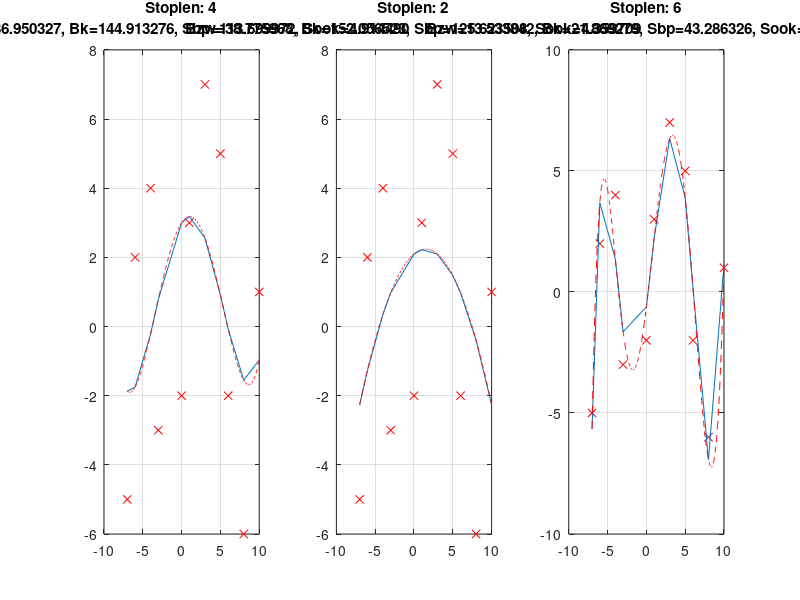

Recreate this plot in MATLAB.
Y=[-5,2,4,-3,-2,3,7,5,-2,-6,1];
X=[-7,-6,-4,-3,0,1,3,5,6,8,10];

function Fun6(X,Y,stopien)
  if length(X)==length(Y)
    n=length(X);
    if stopien<n-1
    A=polyfit(X,Y,stopien);
    Wy=zeros(1,n);
    for i=1:n
      for j=1:stopien+1
        Wy(1,i)=Wy(1,i) + A(1,j)*X(1,i)^(stopien+1-j);
      end
    end
    plot(X,Y,'rx');
    grid on;
    hold on;
    plot(X, Wy);
    
    step=(max(X)-min(X))/1000;
    Ry=zeros(1,1001);
    Rx=zeros(1,1001);
    for i=1:1001
    Rx(1,i)=min(X)+(i-1)*step;
      for j=1:stopien+1
        Ry(1,i)=Ry(1,i) + A(1,j)*Rx(1,i)^(stopien+1-j);
      end
    end
    plot(Rx, Ry,'--r');

    fprintf("Sprawdzenie dla stopnia %i\n",stopien);
    disp("Blad bezwzgledny");
    bzw = 0;
    for i=1:n
      bzw = bzw + abs(Y(i)-Wy(i));
    end
    disp(bzw);
    disp("Blad kwadratowy");
    bk = 0;
    for i=1:n
      bk = bk + (Y(i)-Wy(i)).^2;
    end
    disp(bk);
    disp("Sredni blad procentowy");
    sbp = 0;
    for i=1:n
      sbp = sbp + abs((Y(i)-Wy(i))./Y(i));
    end
    sbp = 1/n * sbp * 100;
    disp(sbp);
    disp("Srednie odchylenie od krzywej");
    sook = 0;
    for i=1:n
      sook = sook + ((Y(i)-Wy(i)).^2);
    end
    sook = sqrt(sook/(n-stopien-1));
    disp(sook);
    disp("");
    opis=sprintf("Stopien: %i\nBzw=%f, Bk=%f, Sbp=%f, Sook=%f",stopien,bzw, bk, sbp, sook);
    title(opis);
    else
    disp("Za duzy stopien wielomianu aproksymujacego");
    end
  end
endfunction

subplot(1,3,1);
Fun6(X,Y,4);
subplot(1,3,2);
Fun6(X,Y,2);
subplot(1,3,3);
Fun6(X,Y,6);
